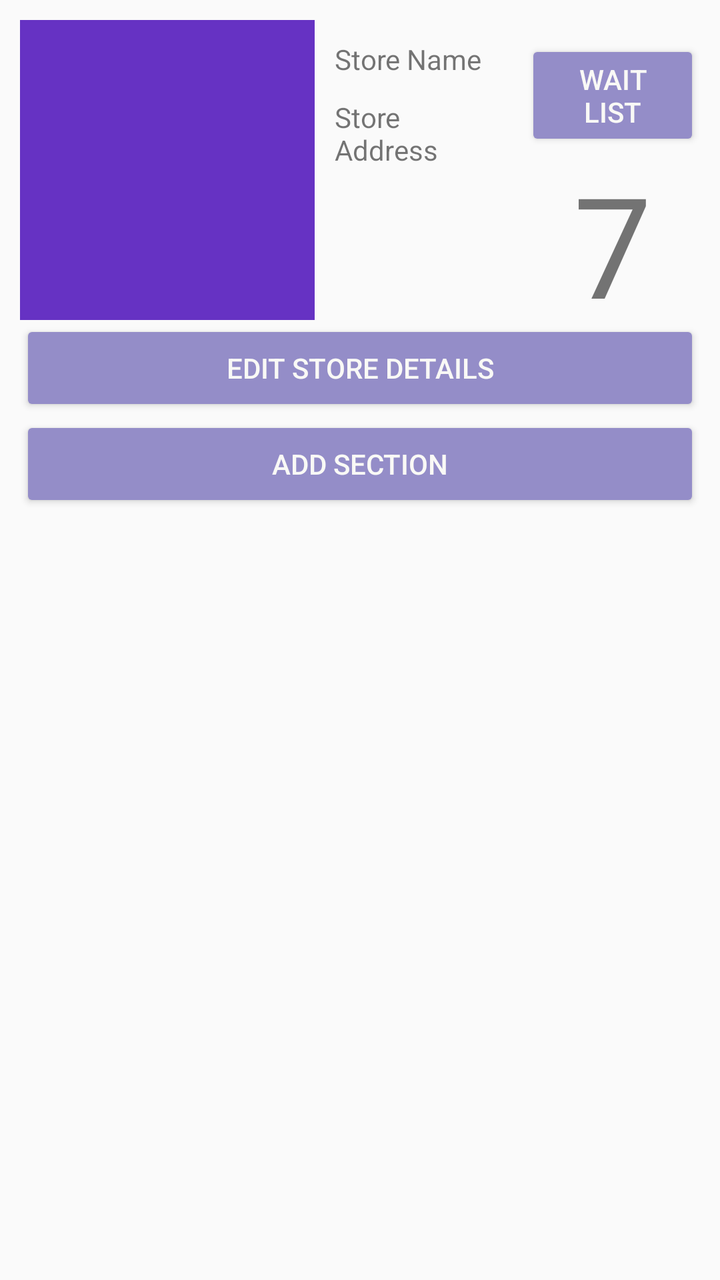
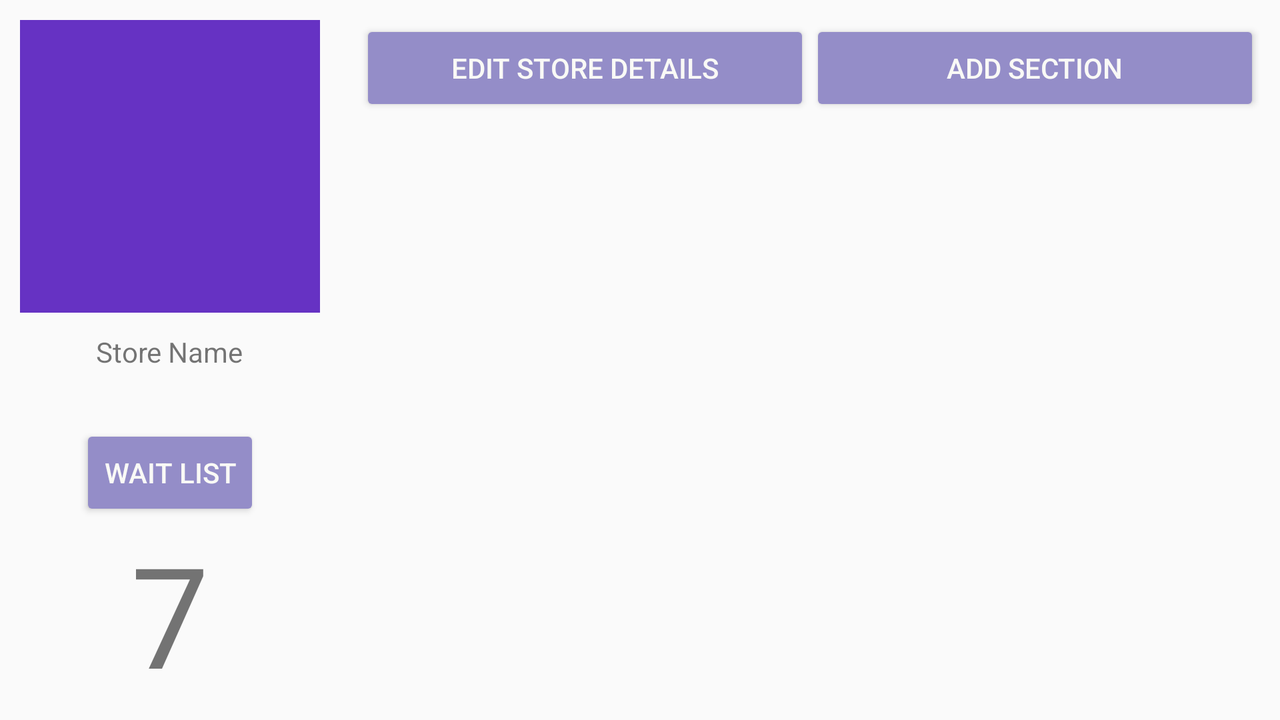

The same Android screen from two of the app's own layout files: first res/layout/ as a phone draws it, then the repository's variant for another configuration, drawn on a device whose configuration selects that folder. Both files follow.
<!-- AndroidManifest.xml: application theme AppTheme -->
<!-- res/layout/activity_store_.xml -->
<?xml version="1.0" encoding="utf-8"?>
<LinearLayout xmlns:android="http://schemas.android.com/apk/res/android"
    xmlns:app="http://schemas.android.com/apk/res-auto"
    xmlns:tools="http://schemas.android.com/tools"
    android:orientation="vertical"
    android:layout_width="match_parent"
    android:layout_height="match_parent"

    android:layout_margin="10dp"
    tools:context=".Store_Activity">

    <LinearLayout
        android:layout_width="match_parent"
        android:layout_height="wrap_content"
        android:orientation="horizontal"
        android:layout_gravity="start">

        <ImageView
            android:id="@+id/storeProfileImage"
            android:layout_weight="1"
            android:layout_width="150dp"
            android:layout_height="150dp"
            android:background="#6632C3"
            android:contentDescription="@string/profilepicturedescription"
            android:scaleType="centerCrop"
            app:srcCompat="@drawable/store_profile"
            tools:srcCompat="@drawable/store_profile" />

        <LinearLayout
            android:layout_width="wrap_content"
            android:layout_margin="10dp"
            android:orientation="vertical"
            android:layout_weight=".8"
            android:layout_height="match_parent">

            <TextView
                android:id="@+id/storeName"
                android:layout_width="match_parent"
                android:layout_height="wrap_content"

                android:layout_marginBottom="10dp"
                android:text="@string/store_name" />

            <TextView
                android:id="@+id/storeAddress"
                android:layout_width="match_parent"
                android:layout_height="wrap_content"
                android:layout_marginBottom="10dp"
                android:text="@string/store_address" />

        </LinearLayout>

        <LinearLayout
            android:layout_width="wrap_content"
            android:layout_height="match_parent"
            android:orientation="vertical"
            android:layout_marginTop="10dp"
            android:layout_weight=".8">

            <Button
                android:id="@+id/waitListBtn"
                android:layout_width="match_parent"
                android:layout_height="wrap_content"
                android:textAlignment="center"
                android:backgroundTint="@color/BBQPastelPurp"
                android:textColor="@color/BBQWhite"
                android:text="@string/queue_status_title" />

            <TextView
                android:id="@+id/custNum"
                android:layout_width="match_parent"
                android:layout_height="wrap_content"
                android:textAlignment="center"
                android:textSize="70dp"
                android:text="@string/custNum" />

        </LinearLayout>


    </LinearLayout>

    <Button
        android:id="@+id/editInfo"
        android:backgroundTint="@color/BBQPastelPurp"
        android:textColor="@color/BBQWhite"
        android:layout_width="match_parent"
        android:layout_height="wrap_content"

        android:text="@string/storeA_editBtn" />

    <Button
        android:id="@+id/btnAddSection"
        android:layout_width="match_parent"
        android:backgroundTint="@color/BBQPastelPurp"
        android:textColor="@color/BBQWhite"
        android:layout_height="wrap_content"
        android:text="@string/storeA_viewQBtn" />

    <ListView
        android:id="@+id/lvSections"
        android:layout_width="match_parent"
        android:layout_height="wrap_content"/>

</LinearLayout>
<!-- resources referenced by this layout -->
<resources>
  <color name="BBQPastelPurp">#948DC8</color>
  <color name="BBQWhite">#F9F9F6</color>
  <string name="custNum">7</string>
  <string name="profilepicturedescription">Profile Picture</string>
  <string name="queue_status_title">Wait List</string>
  <string name="storeA_editBtn">Edit Store Details</string>
  <string name="storeA_viewQBtn">Add Section</string>
  <string name="store_address">Store Address</string>
  <string name="store_name">Store Name</string>
  <style name="AppTheme" parent="Theme.AppCompat.Light.NoActionBar">
          
          <item name="colorPrimary">@color/colorPrimary</item>
          <item name="colorPrimaryDark">@color/colorPrimaryDark</item>
          <item name="colorAccent">@color/colorAccent</item>
      </style>
  <color name="colorPrimary">#6200EE</color>
  <color name="colorPrimaryDark">#3700B3</color>
  <color name="colorAccent">#03DAC5</color>
</resources>
<!-- res/layout-land/activity_store_.xml (the repository's variant of the layout above) -->
<!-- drawn on the phone turned sideways -->
<?xml version="1.0" encoding="utf-8"?>
<LinearLayout xmlns:android="http://schemas.android.com/apk/res/android"
    xmlns:app="http://schemas.android.com/apk/res-auto"
    xmlns:tools="http://schemas.android.com/tools"
    android:orientation="horizontal"
    android:layout_width="match_parent"
    android:layout_height="match_parent"

    android:layout_margin="10dp"
    tools:context=".Store_Activity">

    <LinearLayout
        android:layout_width="wrap_content"
        android:layout_height="wrap_content"
        android:orientation="vertical"
        android:paddingRight="20dp"
        android:layout_gravity="start">

        <ImageView
            android:id="@+id/storeProfileImage"
            android:layout_weight="1"
            android:layout_width="150dp"
            android:layout_height="150dp"
            android:background="#6632C3"
            android:contentDescription="@string/profilepicturedescription"
            android:scaleType="centerCrop"
            app:srcCompat="@drawable/store_profile"
            tools:srcCompat="@drawable/store_profile" />

        <LinearLayout
            android:layout_width="wrap_content"
            android:layout_margin="10dp"
            android:orientation="vertical"
            android:layout_weight=".8"
            android:layout_gravity="center"
            android:layout_height="match_parent">

            <TextView
                android:id="@+id/storeName"
                android:layout_width="match_parent"
                android:layout_height="wrap_content"
                android:layout_marginBottom="10dp"
                android:text="@string/store_name" />








        </LinearLayout>

        <LinearLayout
            android:layout_width="wrap_content"
            android:layout_height="match_parent"
            android:orientation="vertical"
            android:layout_gravity="center"
            android:layout_marginTop="10dp"
            android:layout_weight=".8">

            <Button
                android:id="@+id/waitListBtn"
                android:layout_width="match_parent"
                android:layout_height="wrap_content"
                android:textAlignment="center"
                android:backgroundTint="@color/BBQPastelPurp"
                android:textColor="@color/BBQWhite"
                android:text="@string/queue_status_title" />

            <TextView
                android:id="@+id/custNum"
                android:layout_width="match_parent"
                android:layout_height="wrap_content"
                android:textAlignment="center"
                android:textSize="70dp"
                android:text="@string/custNum" />

        </LinearLayout>


    </LinearLayout>
    <LinearLayout
        android:layout_width="match_parent"
        android:layout_height="match_parent"
        android:orientation="vertical">


<LinearLayout
    android:layout_width="match_parent"
    android:layout_height="wrap_content"
    android:orientation="horizontal">
<RelativeLayout
    android:layout_width="0dp"
    android:layout_height="wrap_content"
    android:layout_weight="0.5">
    <Button
        android:id="@+id/editInfo"
        android:backgroundTint="@color/BBQPastelPurp"
        android:textColor="@color/BBQWhite"
        android:layout_width="fill_parent"
        android:layout_height="wrap_content"

        android:text="@string/storeA_editBtn" />
</RelativeLayout>
    <RelativeLayout
        android:layout_width="0dp"
        android:layout_height="wrap_content"
        android:layout_weight="0.5">
    <Button
        android:id="@+id/btnAddSection"
        android:layout_width="fill_parent"
        android:backgroundTint="@color/BBQPastelPurp"
        android:textColor="@color/BBQWhite"
        android:layout_height="wrap_content"
        android:text="@string/storeA_viewQBtn" />
    </RelativeLayout>
</LinearLayout>
    <ListView
        android:id="@+id/lvSections"
        android:layout_width="match_parent"
        android:layout_height="wrap_content"/>
    </LinearLayout>
</LinearLayout>
<!-- resources referenced by the variant -->
<!-- as the phone turned sideways resolves them -->
<resources>
  <color name="BBQPastelPurp">#948DC8</color>
  <color name="BBQWhite">#F9F9F6</color>
  <string name="custNum">7</string>
  <string name="profilepicturedescription">Profile Picture</string>
  <string name="queue_status_title">Wait List</string>
  <string name="storeA_editBtn">Edit Store Details</string>
  <string name="storeA_viewQBtn">Add Section</string>
  <string name="store_name">Store Name</string>
  <style name="AppTheme" parent="Theme.AppCompat.Light.NoActionBar">
          
          <item name="colorPrimary">@color/colorPrimary</item>
          <item name="colorPrimaryDark">@color/colorPrimaryDark</item>
          <item name="colorAccent">@color/colorAccent</item>
      </style>
  <color name="colorPrimary">#6200EE</color>
  <color name="colorPrimaryDark">#3700B3</color>
  <color name="colorAccent">#03DAC5</color>
</resources>
